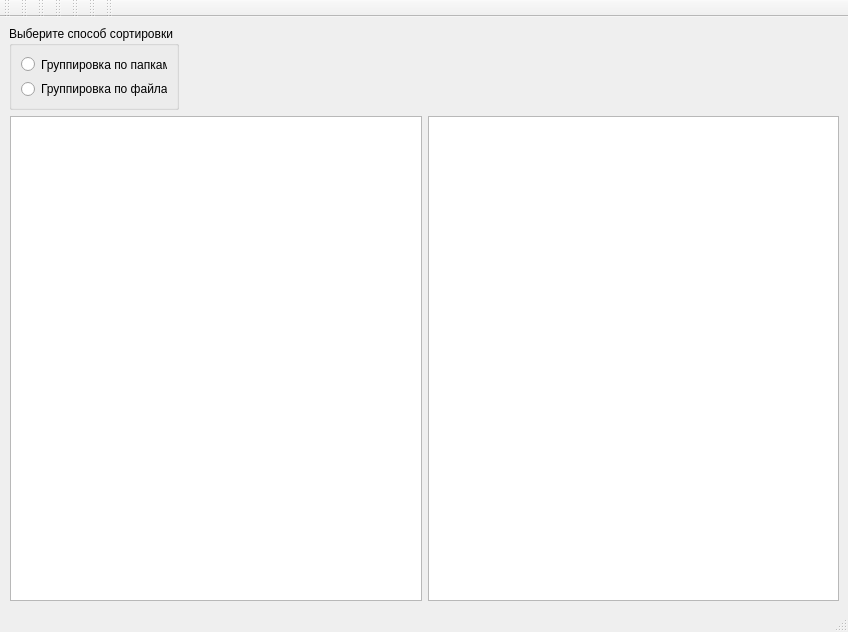
<?xml version="1.0" encoding="UTF-8"?>
<ui version="4.0">
 <class>MainWindow</class>
 <widget class="QMainWindow" name="MainWindow">
  <property name="geometry">
   <rect>
    <x>0</x>
    <y>0</y>
    <width>848</width>
    <height>632</height>
   </rect>
  </property>
  <property name="windowTitle">
   <string>MainWindow</string>
  </property>
  <widget class="QWidget" name="centralwidget">
   <property name="enabled">
    <bool>true</bool>
   </property>
   <property name="sizePolicy">
    <sizepolicy hsizetype="Fixed" vsizetype="Fixed">
     <horstretch>0</horstretch>
     <verstretch>0</verstretch>
    </sizepolicy>
   </property>
   <property name="minimumSize">
    <size>
     <width>0</width>
     <height>0</height>
    </size>
   </property>
   <layout class="QVBoxLayout" name="verticalLayout_2">
    <property name="sizeConstraint">
     <enum>QLayout::SetDefaultConstraint</enum>
    </property>
    <item>
     <widget class="QGroupBox" name="groupBox">
      <property name="sizePolicy">
       <sizepolicy hsizetype="Minimum" vsizetype="Minimum">
        <horstretch>0</horstretch>
        <verstretch>0</verstretch>
       </sizepolicy>
      </property>
      <property name="minimumSize">
       <size>
        <width>170</width>
        <height>84</height>
       </size>
      </property>
      <property name="maximumSize">
       <size>
        <width>170</width>
        <height>84</height>
       </size>
      </property>
      <property name="title">
       <string>Выберите способ сортировки</string>
      </property>
      <layout class="QVBoxLayout" name="verticalLayout">
       <property name="sizeConstraint">
        <enum>QLayout::SetDefaultConstraint</enum>
       </property>
       <item>
        <widget class="QRadioButton" name="radioButton">
         <property name="text">
          <string>Группировка по папкам</string>
         </property>
        </widget>
       </item>
       <item>
        <widget class="QRadioButton" name="radioButton_2">
         <property name="text">
          <string>Группировка по файлам</string>
         </property>
        </widget>
       </item>
      </layout>
     </widget>
    </item>
    <item>
     <widget class="QWidget" name="Horizontal" native="true">
      <property name="sizePolicy">
       <sizepolicy hsizetype="Expanding" vsizetype="Expanding">
        <horstretch>0</horstretch>
        <verstretch>0</verstretch>
       </sizepolicy>
      </property>
      <property name="minimumSize">
       <size>
        <width>830</width>
        <height>471</height>
       </size>
      </property>
      <property name="autoFillBackground">
       <bool>false</bool>
      </property>
      <layout class="QHBoxLayout" name="horizontalLayout">
       <property name="sizeConstraint">
        <enum>QLayout::SetDefaultConstraint</enum>
       </property>
       <property name="leftMargin">
        <number>1</number>
       </property>
       <property name="topMargin">
        <number>0</number>
       </property>
       <property name="rightMargin">
        <number>0</number>
       </property>
       <property name="bottomMargin">
        <number>0</number>
       </property>
       <item>
        <widget class="QTreeView" name="treeView"/>
       </item>
       <item>
        <widget class="QTreeView" name="treeView_2"/>
       </item>
      </layout>
     </widget>
    </item>
   </layout>
  </widget>
  <widget class="QMenuBar" name="menubar">
   <property name="geometry">
    <rect>
     <x>0</x>
     <y>0</y>
     <width>848</width>
     <height>20</height>
    </rect>
   </property>
  </widget>
  <widget class="QStatusBar" name="statusbar"/>
  <widget class="QToolBar" name="toolBar">
   <property name="windowTitle">
    <string>toolBar</string>
   </property>
   <attribute name="toolBarArea">
    <enum>TopToolBarArea</enum>
   </attribute>
   <attribute name="toolBarBreak">
    <bool>false</bool>
   </attribute>
  </widget>
  <widget class="QToolBar" name="toolBar_2">
   <property name="windowTitle">
    <string>toolBar_2</string>
   </property>
   <attribute name="toolBarArea">
    <enum>TopToolBarArea</enum>
   </attribute>
   <attribute name="toolBarBreak">
    <bool>false</bool>
   </attribute>
  </widget>
  <widget class="QToolBar" name="toolBar_3">
   <property name="windowTitle">
    <string>toolBar_3</string>
   </property>
   <attribute name="toolBarArea">
    <enum>TopToolBarArea</enum>
   </attribute>
   <attribute name="toolBarBreak">
    <bool>false</bool>
   </attribute>
  </widget>
  <widget class="QToolBar" name="toolBar_4">
   <property name="windowTitle">
    <string>toolBar_4</string>
   </property>
   <attribute name="toolBarArea">
    <enum>TopToolBarArea</enum>
   </attribute>
   <attribute name="toolBarBreak">
    <bool>false</bool>
   </attribute>
  </widget>
  <widget class="QToolBar" name="toolBar_5">
   <property name="windowTitle">
    <string>toolBar_5</string>
   </property>
   <attribute name="toolBarArea">
    <enum>TopToolBarArea</enum>
   </attribute>
   <attribute name="toolBarBreak">
    <bool>false</bool>
   </attribute>
  </widget>
  <widget class="QToolBar" name="toolBar_6">
   <property name="windowTitle">
    <string>toolBar_6</string>
   </property>
   <attribute name="toolBarArea">
    <enum>TopToolBarArea</enum>
   </attribute>
   <attribute name="toolBarBreak">
    <bool>false</bool>
   </attribute>
  </widget>
  <widget class="QToolBar" name="toolBar_7">
   <property name="windowTitle">
    <string>toolBar_7</string>
   </property>
   <attribute name="toolBarArea">
    <enum>TopToolBarArea</enum>
   </attribute>
   <attribute name="toolBarBreak">
    <bool>false</bool>
   </attribute>
  </widget>
 </widget>
 <resources/>
 <connections/>
</ui>
